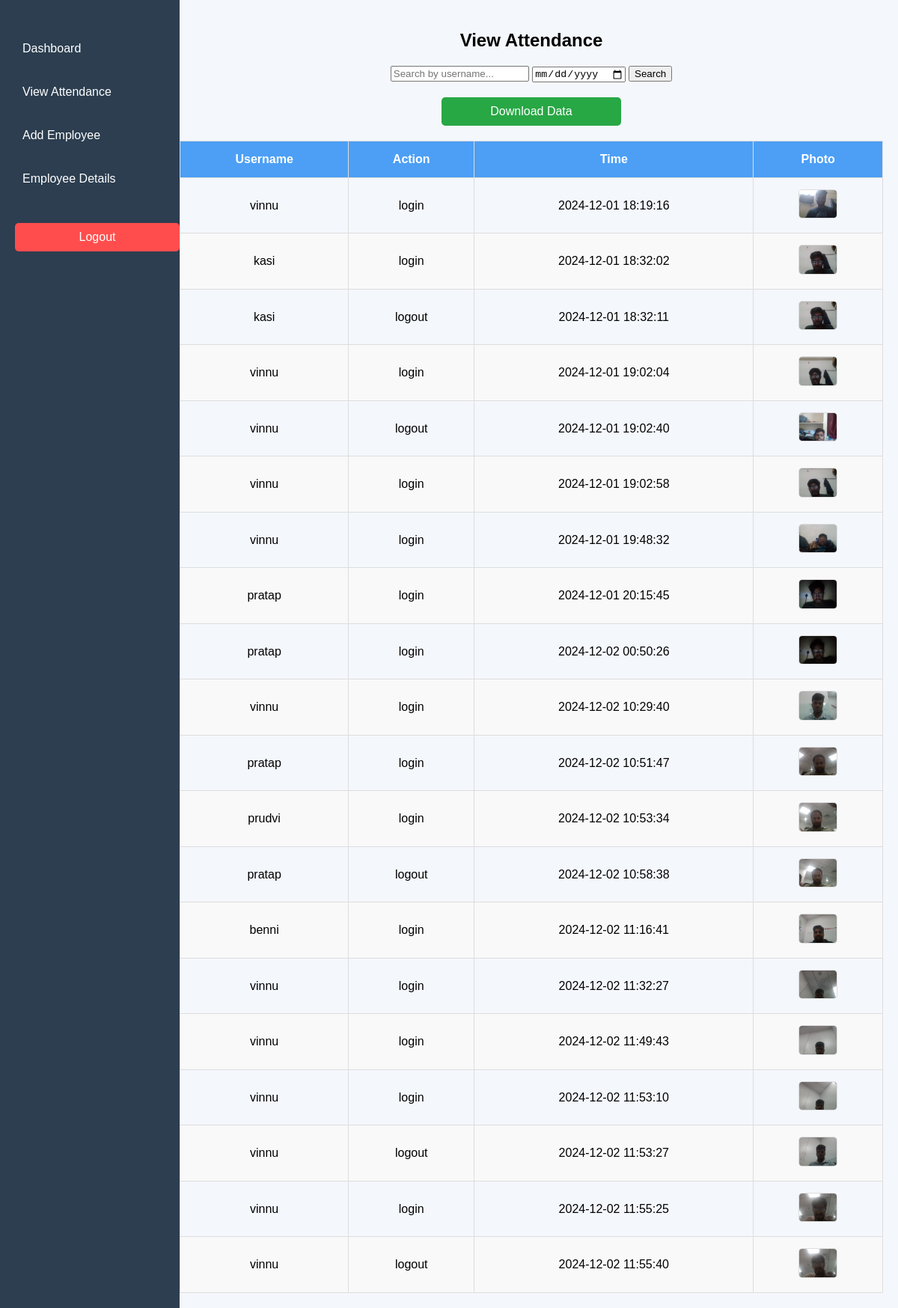
The app's page /admin.php?page=view_attendance (signed in) with its own data.
### tables this page shows
CREATE TABLE `attendance` (
  `id` int(11) NOT NULL,
  `username` varchar(50) NOT NULL,
  `action` varchar(10) NOT NULL,
  `time` datetime NOT NULL,
  `photo_url` text NOT NULL,
  `timestamp` timestamp NOT NULL DEFAULT current_timestamp()
);

### admin.php (the view, shortened to what this page needs)
<?php
$servername = "localhost";
$username = "root";
$password = "";
$dbname = "attendanceapp";
$conn = new mysqli($servername, $username, $password, $dbname);
$page = isset($_GET['page']) ? $_GET['page'] : 'dashboard';
$userCountResult = $conn->query("SELECT COUNT(DISTINCT username) AS total FROM signup");
$userCount = $userCountResult->fetch_assoc()['total'];
$attendanceCountResult = $conn->query("SELECT COUNT(*) AS total FROM attendance");
$attendanceCount = $attendanceCountResult->fetch_assoc()['total'];
?>
<!DOCTYPE html>
<html lang="en">
<head>
</head>
<body>
<div class="sidebar">
    <ul>
        <li><a href="?page=dashboard">Dashboard</a></li>
        <li><a href="?page=view_attendance">View Attendance</a></li>
        <li><a href="?page=add_employee">Add Employee</a></li>
        <li><a href="?page=employee_details">Employee Details</a></li>
        <li><a href="logout.php" class="logout-btn">Logout</a></li>
    </ul>
</div>
<div class="main-content">
    <?php if ($page == 'dashboard') { ?>
        <h2>Admin Dashboard</h2>
        <div class="stat-box-container">
            <div class="stat-box">
                <h3>Total Employees</h3>
                <p><?php echo $userCount; ?></p>
            </div>
            <div class="stat-box">
                <h3>Total Attendance Records</h3>
                <p><?php echo $attendanceCount; ?></p>
            </div>
        </div>
    <?php } elseif ($page == 'view_attendance') { ?>
        <h2>View Attendance</h2>
        <?php
        $search = isset($_GET['search']) ? $_GET['search'] : '';
        $dateFilter = isset($_GET['date']) ? $_GET['date'] : '';
        $sql = "SELECT * FROM attendance WHERE username LIKE '%$search%'";
        $sql .= " LIMIT 20";
        $result = $conn->query($sql);
        ?>
        <form method="GET">
            <input type="text" name="search" placeholder="Search by username..." value="<?php echo htmlspecialchars($search); ?>">
            <input type="date" name="date" value="<?php echo htmlspecialchars($dateFilter); ?>">
            <button type="submit">Search</button>
        </form>
        <a href="download.php?search=<?php echo urlencode($search); ?>&date=<?php echo urlencode($dateFilter); ?>"
           class="logout-btn" style="background-color: #28a745; width: 200px;">
            Download Data
        </a>
        <table>
            <thead>
                <tr>
                    <th>Username</th>
                    <th>Action</th>
                    <th>Time</th>
                    <th>Photo</th>
                </tr>
            </thead>
            <tbody>
                <?php
                if ($result->num_rows > 0) {
                    while ($row = $result->fetch_assoc()) {
                        echo "<tr>";
                        echo "<td>" . htmlspecialchars($row['username']) . "</td>";
                        echo "<td>" . htmlspecialchars($row['action']) . "</td>";
                        echo "<td>" . htmlspecialchars($row['time']) . "</td>";
                        echo "<td><img src='" . htmlspecialchars($row['photo_url']) . "' alt='User Photo' width='50'></td>";
                        echo "</tr>";
                    }
                } else {
                    echo "<tr><td colspan='4'>No records found.</td></tr>";
                }
                ?>
            </tbody>
        </table>
    <?php } ?>
</div>
</body>
</html>

### admin.php (style rules this page uses)
body { font-family: Arial, sans-serif; background-color: #f4f7fc; margin: 0; padding: 0; }
.sidebar { width: 200px; background-color: #2c3e50; color: white; padding: 20px; position: fixed; height: 100%; }
.sidebar ul { list-style-type: none; padding: 0; }
.sidebar ul li { padding: 10px 0; }
.sidebar ul li a { color: white; text-decoration: none; display: block; padding: 10px; }
.main-content { margin-left: 220px; padding: 20px; text-align: center; }
table { width: 100%; border-collapse: collapse; margin-top: 20px; }
table th, table td { padding: 15px; text-align: center; border: 1px solid #ddd; }
table th { background-color: #4c9ff5; color: white; }
table tr:nth-child(even) { background-color: #f9f9f9; }
img { max-width: 100px; max-height: 100px; border-radius: 5px; border: 1px solid #ddd; }
.logout-btn { display: block; margin: 20px auto; text-align: center; padding: 10px 20px; background-color: #ff4d4d; color: white; text-decoration: none; border-radius: 5px; font-size: 16px; width: 200px; text-align: center; }

### records on screen
attendance: username "vinnu", action "login", time "2024-12-01 18:19:16", photo_url (picture)
attendance: username "kasi", action "login", time "2024-12-01 18:32:02", photo_url (picture)
attendance: username "kasi", action "logout", time "2024-12-01 18:32:11", photo_url (picture)
attendance: username "vinnu", action "login", time "2024-12-01 19:02:04", photo_url (picture)
attendance: username "vinnu", action "logout", time "2024-12-01 19:02:40", photo_url (picture)
attendance: username "vinnu", action "login", time "2024-12-01 19:02:58", photo_url (picture)
attendance: username "vinnu", action "login", time "2024-12-01 19:48:32", photo_url (picture)
attendance: username "pratap", action "login", time "2024-12-01 20:15:45", photo_url (picture)
attendance: username "pratap", action "login", time "2024-12-02 00:50:26", photo_url (picture)
attendance: username "vinnu", action "login", time "2024-12-02 10:29:40", photo_url (picture)
attendance: username "pratap", action "login", time "2024-12-02 10:51:47", photo_url (picture)
attendance: username "prudvi", action "login", time "2024-12-02 10:53:34", photo_url (picture)
attendance: username "pratap", action "logout", time "2024-12-02 10:58:38", photo_url (picture)
attendance: username "benni", action "login", time "2024-12-02 11:16:41", photo_url (picture)
attendance: username "vinnu", action "login", time "2024-12-02 11:32:27", photo_url (picture)
attendance: username "vinnu", action "login", time "2024-12-02 11:49:43", photo_url (picture)
attendance: username "vinnu", action "login", time "2024-12-02 11:53:10", photo_url (picture)
attendance: username "vinnu", action "logout", time "2024-12-02 11:53:27", photo_url (picture)
attendance: username "vinnu", action "login", time "2024-12-02 11:55:25", photo_url (picture)
attendance: username "vinnu", action "logout", time "2024-12-02 11:55:40", photo_url (picture)
